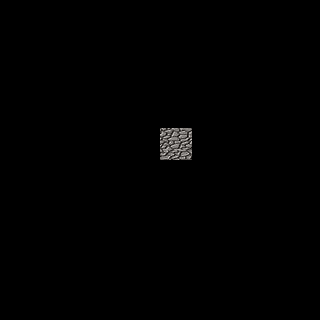

This game map was drawn from its Tiled (.tmx) file and the tilesets committed beside it. A one-line description and the full map source follow:
An orthogonal 10x10 tile map with 32x32 px tiles, 1 tile layer (Tile Layer 1).

<map version="1.0" orientation="orthogonal" width="10" height="10" tilewidth="32" tileheight="32">
 <tileset firstgid="1" name="tiles1" tilewidth="32" tileheight="32" spacing="2" margin="4">
  <image source="../../src/tiles1.jpg" width="606" height="606" />
 </tileset>
 <layer name="Tile Layer 1" width="10" height="10">
  <data>
   <tile gid="0" />
   <tile gid="0" />
   <tile gid="0" />
   <tile gid="0" />
   <tile gid="0" />
   <tile gid="0" />
   <tile gid="0" />
   <tile gid="0" />
   <tile gid="0" />
   <tile gid="0" />
   <tile gid="0" />
   <tile gid="0" />
   <tile gid="0" />
   <tile gid="0" />
   <tile gid="0" />
   <tile gid="0" />
   <tile gid="0" />
   <tile gid="0" />
   <tile gid="0" />
   <tile gid="0" />
   <tile gid="0" />
   <tile gid="0" />
   <tile gid="0" />
   <tile gid="0" />
   <tile gid="0" />
   <tile gid="0" />
   <tile gid="0" />
   <tile gid="0" />
   <tile gid="0" />
   <tile gid="0" />
   <tile gid="0" />
   <tile gid="0" />
   <tile gid="0" />
   <tile gid="0" />
   <tile gid="0" />
   <tile gid="0" />
   <tile gid="0" />
   <tile gid="0" />
   <tile gid="0" />
   <tile gid="0" />
   <tile gid="0" />
   <tile gid="0" />
   <tile gid="0" />
   <tile gid="0" />
   <tile gid="0" />
   <tile gid="58" />
   <tile gid="0" />
   <tile gid="0" />
   <tile gid="0" />
   <tile gid="0" />
   <tile gid="0" />
   <tile gid="0" />
   <tile gid="0" />
   <tile gid="0" />
   <tile gid="0" />
   <tile gid="0" />
   <tile gid="0" />
   <tile gid="0" />
   <tile gid="0" />
   <tile gid="0" />
   <tile gid="0" />
   <tile gid="0" />
   <tile gid="0" />
   <tile gid="0" />
   <tile gid="0" />
   <tile gid="0" />
   <tile gid="0" />
   <tile gid="0" />
   <tile gid="0" />
   <tile gid="0" />
   <tile gid="0" />
   <tile gid="0" />
   <tile gid="0" />
   <tile gid="0" />
   <tile gid="0" />
   <tile gid="0" />
   <tile gid="0" />
   <tile gid="0" />
   <tile gid="0" />
   <tile gid="0" />
   <tile gid="0" />
   <tile gid="0" />
   <tile gid="0" />
   <tile gid="0" />
   <tile gid="0" />
   <tile gid="0" />
   <tile gid="0" />
   <tile gid="0" />
   <tile gid="0" />
   <tile gid="0" />
   <tile gid="0" />
   <tile gid="0" />
   <tile gid="0" />
   <tile gid="0" />
   <tile gid="0" />
   <tile gid="0" />
   <tile gid="0" />
   <tile gid="0" />
   <tile gid="0" />
   <tile gid="0" />
  </data>
 </layer>
</map>
